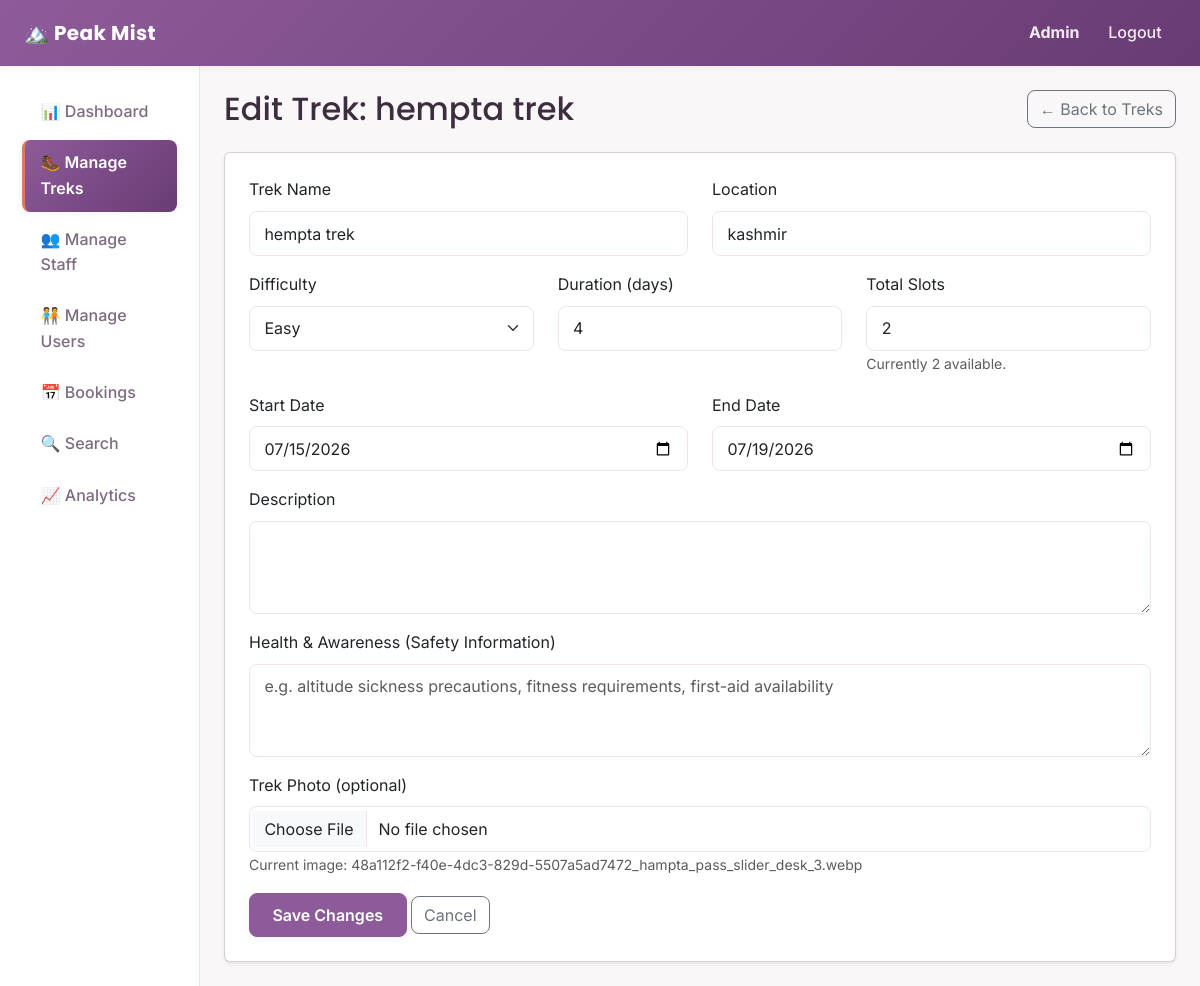
Screenshot of /admin/treks/1/edit (signed in) with the database file from the repository.
### backend/models.py (models this page shows, shortened)
class User(db.Model, UserMixin):
    __tablename__ = "users"
    id = db.Column(db.Integer, primary_key=True)
    username = db.Column(db.String(80), unique=True, nullable=False)
    password_hash = db.Column(db.String(200), nullable=False)
    full_name = db.Column(db.String(120), nullable=False)
    email = db.Column(db.String(120), unique=True, nullable=False)
    phone = db.Column(db.String(20), nullable=True)
    role = db.Column(db.String(20), nullable=False, default="user")
    is_blacklisted = db.Column(db.Boolean, default=False, nullable=False)
    created_at = db.Column(db.DateTime, default=datetime.utcnow)
    staff_profile = db.relationship(
        "StaffProfile",
        backref="user",
        uselist=False,
        cascade="all, delete-orphan"
    )
    bookings = db.relationship(
        "Booking",
        backref="user",
        cascade="all, delete-orphan"
    )

class Trek(db.Model):
    __tablename__ = "treks"
    id = db.Column(db.Integer, primary_key=True)
    name = db.Column(db.String(120), nullable=False)
    location = db.Column(db.String(120), nullable=False)
    difficulty = db.Column(db.String(20), nullable=False)
    duration_days = db.Column(db.Integer, nullable=False)
    total_slots = db.Column(db.Integer, nullable=False)
    available_slots = db.Column(db.Integer, nullable=False)
    staff_id = db.Column(db.Integer, db.ForeignKey("staff_profiles.id"), nullable=True)
    status = db.Column(db.String(20), nullable=False, default="Pending")
    start_date = db.Column(db.Date, nullable=False)
    end_date = db.Column(db.Date, nullable=False)
    description = db.Column(db.Text, nullable=True)
    safety_info = db.Column(db.Text, nullable=True)
    image_filename = db.Column(db.String(200), nullable=True)
    created_at = db.Column(db.DateTime, default=datetime.utcnow)
    bookings = db.relationship(
        "Booking",
        backref="trek",
        cascade="all, delete-orphan"
    )

### backend/routes.py (the view, shortened to what this page needs)
@admin_bp.route("/treks/<int:trek_id>/edit", methods=["GET", "POST"])
@login_required
@role_required("admin")
def edit_trek(trek_id):
    trek = Trek.query.get_or_404(trek_id)
    return render_template("admin/edit_trek.html", trek=trek)

### backend/routes.py (called while the page is built)
def role_required(*allowed_roles):
    def decorator(view_function):
        @wraps(view_function)
        def wrapped_view(*args, **kwargs):
            if current_user.role not in allowed_roles:
                abort(403)
            return view_function(*args, **kwargs)
        return wrapped_view
    return decorator

### templates/admin/edit_trek.html (shortened to what this page needs)
{% extends "layout_dashboard.html" %}
{% set active_page = 'treks' %}
{% block content %}
<div class="d-flex justify-content-between align-items-center mb-4">
    <h2 class="mb-0">{% if trek %}Edit Trek: {{ trek.name }}{% else %}Add New Trek{% endif %}</h2>
    <a href="{{ url_for('admin.treks') }}" class="btn btn-outline-secondary">&larr; Back to Treks</a>
</div>
<div class="card shadow-sm">
    <div class="card-body p-4">
        <form method="POST"
              action="{% if trek %}{{ url_for('admin.edit_trek', trek_id=trek.id) }}{% else %}{{ url_for('admin.add_trek') }}{% endif %}"
              enctype="multipart/form-data">
            <div class="row">
                <div class="col-md-6 mb-3">
                    <label for="name" class="form-label">Trek Name</label>
                    <input type="text" class="form-control" id="name" name="name"
                           value="{{ trek.name if trek else '' }}" required>
                </div>
                <div class="col-md-6 mb-3">
                    <label for="location" class="form-label">Location</label>
                    <input type="text" class="form-control" id="location" name="location"
                           value="{{ trek.location if trek else '' }}" required>
                </div>
            </div>
            <div class="row">
                <div class="col-md-4 mb-3">
                    <label for="difficulty" class="form-label">Difficulty</label>
                    <select class="form-select" id="difficulty" name="difficulty" required>
                        {% for level in ["Easy", "Moderate", "Hard"] %}
                            <option value="{{ level }}"
                                {% if trek and trek.difficulty == level %}selected{% endif %}>
                                {{ level }}
                            </option>
                        {% endfor %}
                    </select>
                </div>
                <div class="col-md-4 mb-3">
                    <label for="duration_days" class="form-label">Duration (days)</label>
                    <input type="number" min="1" class="form-control" id="duration_days"
                           name="duration_days" value="{{ trek.duration_days if trek else '' }}" required>
                </div>
                <div class="col-md-4 mb-3">
                    <label for="total_slots" class="form-label">Total Slots</label>
                    <input type="number" min="1" class="form-control" id="total_slots"
                           name="total_slots" value="{{ trek.total_slots if trek else '' }}" required>
                    {% if trek %}
                        <small class="text-muted">Currently {{ trek.available_slots }} available.</small>
                    {% endif %}
                </div>
            </div>
            <div class="row">
                <div class="col-md-6 mb-3">
                    <label for="start_date" class="form-label">Start Date</label>
                    <input type="date" class="form-control" id="start_date" name="start_date"
                           value="{{ trek.start_date if trek else '' }}" required>
                </div>
                <div class="col-md-6 mb-3">
                    <label for="end_date" class="form-label">End Date</label>
                    <input type="date" class="form-control" id="end_date" name="end_date"
                           value="{{ trek.end_date if trek else '' }}" required>
                </div>
            </div>
            <div class="mb-3">
                <label for="description" class="form-label">Description</label>
                <textarea class="form-control" id="description" name="description" rows="3">{{ trek.description if trek else '' }}</textarea>
            </div>
            <div class="mb-3">
                <label for="safety_info" class="form-label">Health &amp; Awareness (Safety Information)</label>
                <textarea class="form-control" id="safety_info" name="safety_info" rows="3"
                          placeholder="e.g. altitude sickness precautions, fitness requirements, first-aid availability">{{ trek.safety_info if trek else '' }}</textarea>
            </div>
            <div class="mb-3">
                <label for="image" class="form-label">Trek Photo (optional)</label>
                <input type="file" class="form-control" id="image" name="image" accept="image/*">
                {% if trek and trek.image_filename %}
                    <small class="text-muted">Current image: {{ trek.image_filename }}</small>
                {% endif %}
            </div>
            <button type="submit" class="btn btn-trek">
                {% if trek %}Save Changes{% else %}Create Trek{% endif %}
            </button>
            <a href="{{ url_for('admin.treks') }}" class="btn btn-outline-secondary">Cancel</a>
        </form>
    </div>
</div>
{% endblock %}

### templates/layout_dashboard.html (shortened to what this page needs)
<!DOCTYPE html>
<html lang="en">
<head>
    <link
        href="https://cdnjs.cloudflare.com/ajax/libs/bootstrap/5.3.3/css/bootstrap.min.css"
        rel="stylesheet">
    <link rel="stylesheet" href="{{ url_for('static', filename='css/styles.css') }}">
</head>
<body>
    <nav class="navbar navbar-expand-lg navbar-trek">
        <div class="container-fluid px-4">
            <a class="navbar-brand fw-bold" href="{{ url_for('auth.home') }}">
                🏔️ Peak Mist
            </a>
            <div class="navbar-collapse" id="navMenu">
                <ul class="navbar-nav ms-auto align-items-lg-center">
                    <li class="nav-item">
                        <span class="nav-link">
                            <strong>{{ current_user.full_name }}</strong>
                        </span>
                    </li>
                    <li class="nav-item">
                        <a class="nav-link" href="{{ url_for('auth.logout') }}">Logout</a>
                    </li>
                </ul>
            </div>
        </div>
    </nav>
    <div class="container-fluid">
        <div class="row">
            <nav class="col-md-3 col-lg-2 sidebar">
                <ul class="nav flex-column">
                    {% if current_user.role == 'admin' %}
                        <li class="nav-item">
                            <a class="nav-link {% if active_page == 'dashboard' %}active{% endif %}"
                               href="{{ url_for('admin.dashboard') }}">📊 Dashboard</a>
                        </li>
                        <li class="nav-item">
                            <a class="nav-link {% if active_page == 'treks' %}active{% endif %}"
                               href="{{ url_for('admin.treks') }}">🥾 Manage Treks</a>
                        </li>
                        <li class="nav-item">
                            <a class="nav-link {% if active_page == 'staff' %}active{% endif %}"
                               href="{{ url_for('admin.staff_list') }}">👥 Manage Staff</a>
                        </li>
                        <li class="nav-item">
                            <a class="nav-link {% if active_page == 'users' %}active{% endif %}"
                               href="{{ url_for('admin.users_list') }}">🧑‍🤝‍🧑 Manage Users</a>
                        </li>
                        <li class="nav-item">
                            <a class="nav-link {% if active_page == 'bookings' %}active{% endif %}"
                               href="{{ url_for('admin.bookings_list') }}">📅 Bookings</a>
                        </li>
                        <li class="nav-item">
                            <a class="nav-link {% if active_page == 'search' %}active{% endif %}"
                               href="{{ url_for('admin.search') }}">🔍 Search</a>
                        </li>
                        <li class="nav-item">
                            <a class="nav-link {% if active_page == 'analytics' %}active{% endif %}"
                               href="{{ url_for('admin.analytics') }}">📈 Analytics</a>
                        </li>
                    {% endif %}
                </ul>
            </nav>
            <main class="col-md-9 col-lg-10 p-4">
                {% block content %}{% endblock %}
            </main>
        </div>
    </div>
</body>
</html>

### static/css/styles.css (style rules this page uses)
:root { --primary: #8d5b99; --primary-dark: #693b74; --primary-light: #f6eef7; --secondary: #e07a5f; --secondary-dark: #c2593e; --secondary-light: #fdf1ee; --white: #ffffff; --off-white: #faf7f9; --border: #eee3ed; --text-dark: #3d2e3f; --text-light: #7d6b7f; --yellow: #f4d35e; --pink: #f28482; --purple-light: #b5a2e3; --mint: #63c9a5; --coral: #e07a5f; --sky: #6fb3e0; --sky-deep: #2f7ab8; --shadow-small: 0 2px 8px rgba(61, 46, 63, 0.05); --shadow-medium: 0 8px 24px rgba(61, 46, 63, 0.08); --shadow-large: 0 16px 40px rgba(61, 46, 63, 0.12); --radius: 14px; --radius-small: 8px; }
* { box-sizing: border-box; }
body { background-color: var(--off-white); font-family: "Inter", "Segoe UI", Arial, sans-serif; color: var(--text-dark); line-height: 1.6; }
h1, h2, h3, h4, h5, h6 { font-family: "Poppins", "Segoe UI", Arial, sans-serif; color: var(--text-dark); }
a { color: var(--primary-dark); text-decoration: none; }
.navbar-trek { background: linear-gradient(135deg, var(--primary) 0%, var(--primary-dark) 100%) !important; box-shadow: var(--shadow-small); padding-top: 0.75rem; padding-bottom: 0.75rem; }
.navbar-trek .navbar-brand { color: var(--white) !important; font-family: "Poppins", sans-serif; font-weight: 700; letter-spacing: 0.02em; }
.navbar-trek .nav-link { color: rgba(255, 255, 255, 0.9) !important; font-weight: 500; border-radius: var(--radius-small); padding: 0.45rem 0.9rem !important; transition: background-color 0.2s ease, color 0.2s ease; }
.btn-trek { background-color: var(--primary); border-color: var(--primary); color: var(--white); font-weight: 600; border-radius: var(--radius-small); padding: 0.55rem 1.4rem; box-shadow: var(--shadow-small); transition: transform 0.15s ease, box-shadow 0.15s ease, background-color 0.15s ease; }
.btn { border-radius: var(--radius-small); }
.sidebar { background-color: var(--white); border-right: 1px solid var(--border); min-height: calc(100vh - 56px); padding-top: 1.25rem; }
.sidebar .nav-link { display: flex; align-items: center; gap: 0.65rem; color: var(--text-light); padding: 0.65rem 1rem; border-radius: var(--radius-small); margin: 0.15rem 0.6rem; font-weight: 500; border-left: 3px solid transparent; transition: background-color 0.2s ease, color 0.2s ease, border-color 0.2s ease; }
.sidebar .nav-link.active { background: linear-gradient(135deg, var(--primary) 0%, var(--primary-dark) 100%); color: var(--white); font-weight: 600; border-left-color: var(--secondary); box-shadow: var(--shadow-small); }
.form-control, .form-select { border-radius: var(--radius-small); border: 1px solid var(--border); padding: 0.6rem 0.9rem; }

### rows the page displays
User: full_name "Admin"
Trek: name "hempta trek", location "kashmir", difficulty "Easy", duration_days "4", total_slots "2", available_slots "2", start_date "07/15/2026", end_date "07/19/2026", image_filename "48a112f2-f40e-4dc3-829d-5507a5ad7472_hampta_pass_slider_desk_3.webp"
